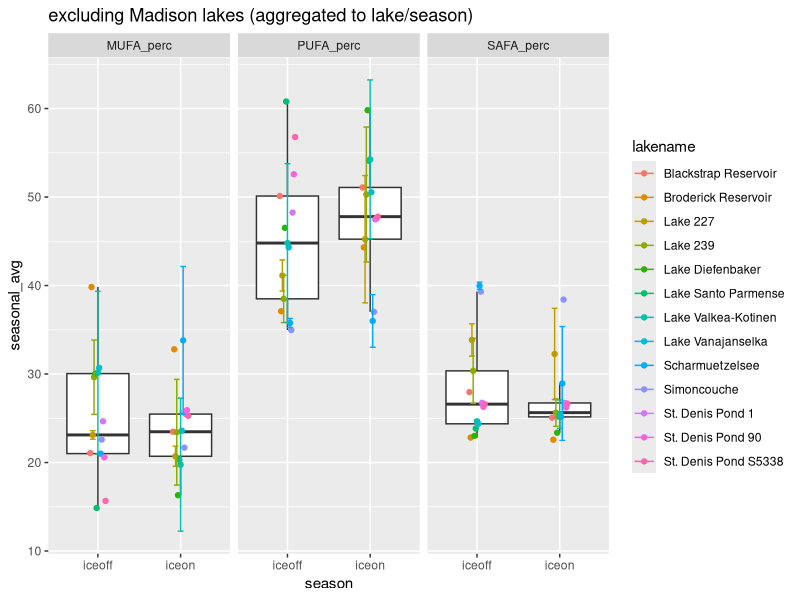
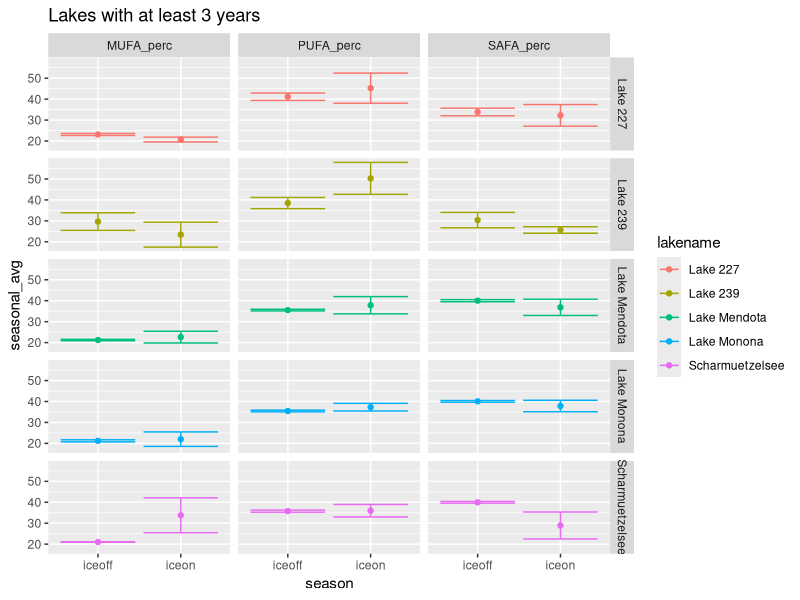
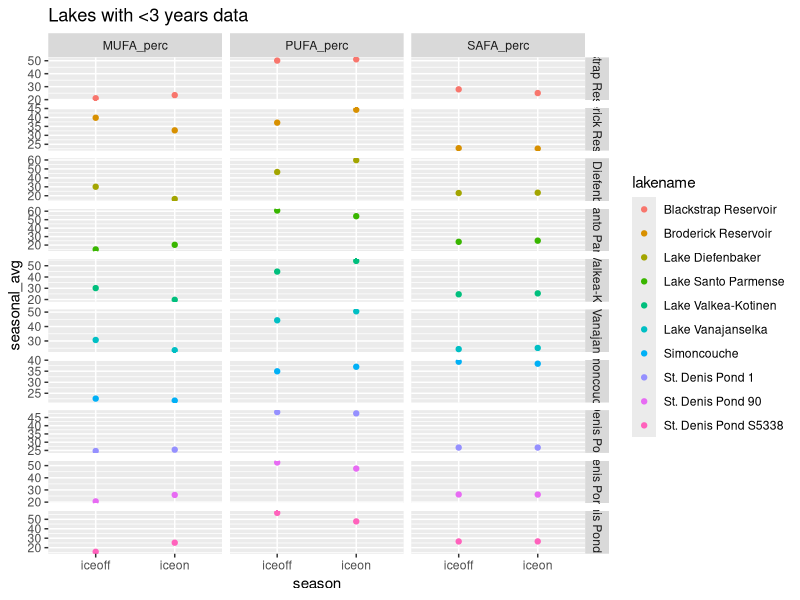
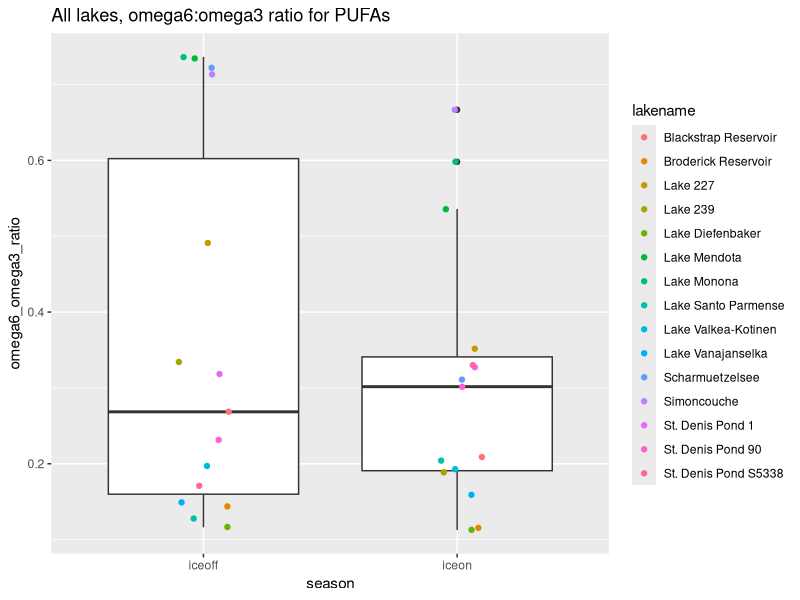
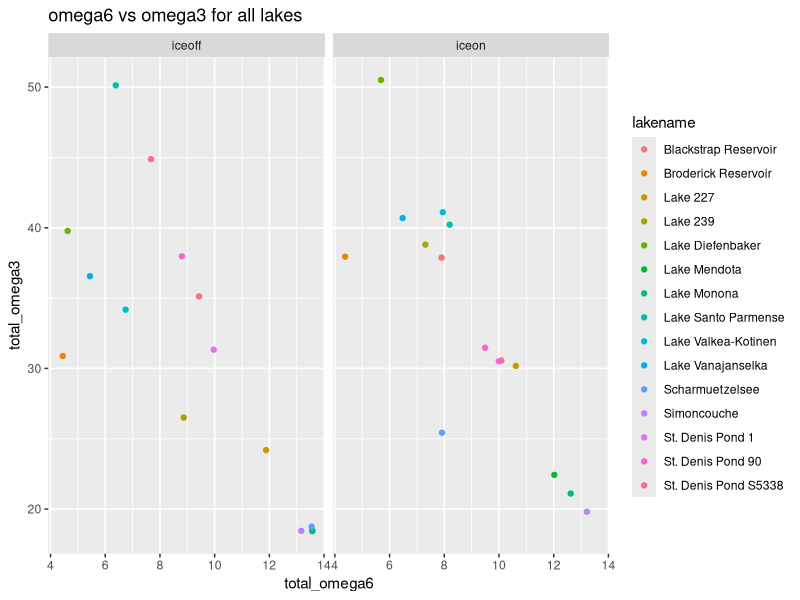
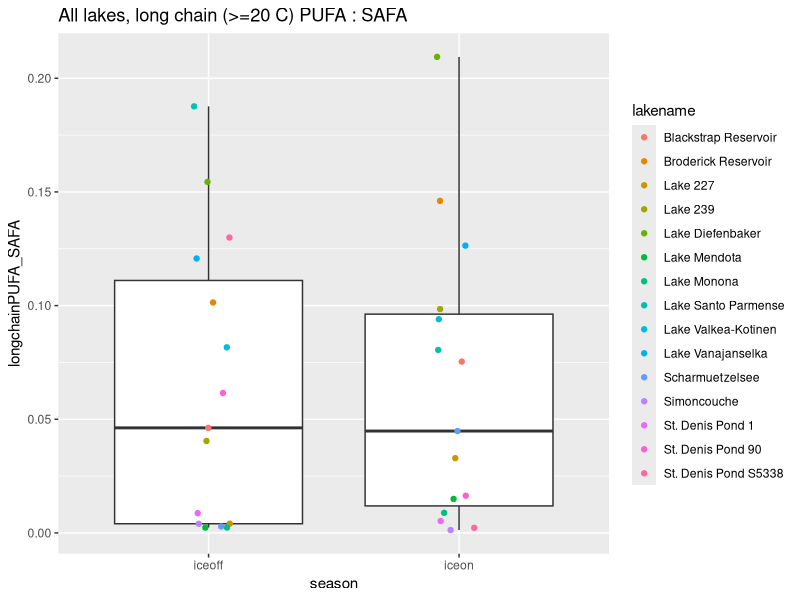
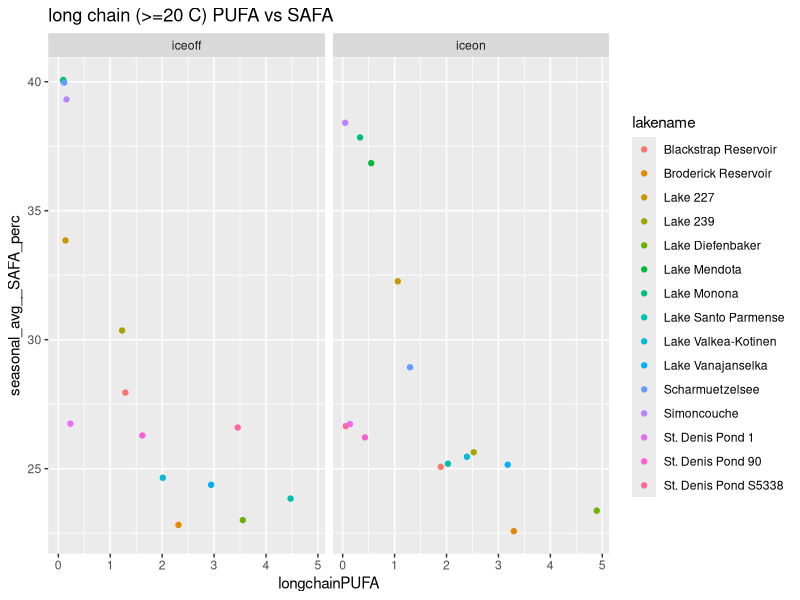
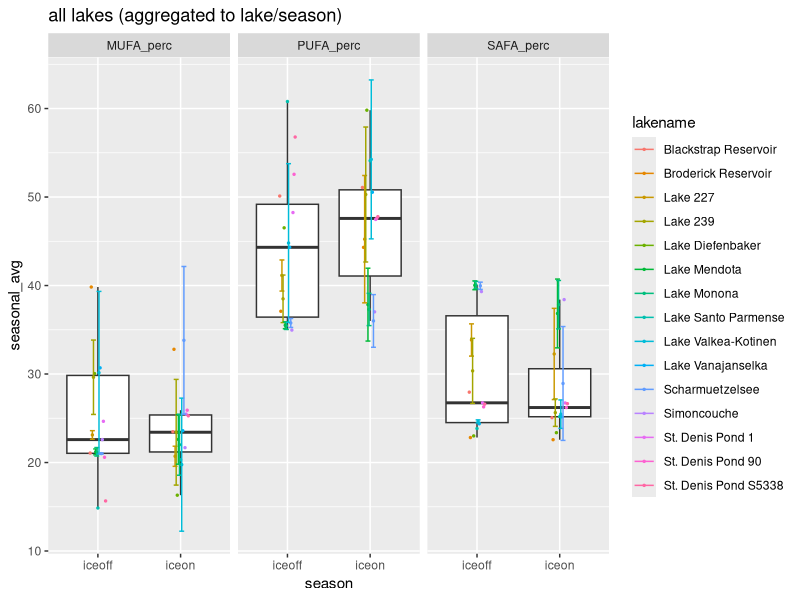

The R script that drew these images, in order:
# Script to look at fatty acids profile under ice vs summer stratification
# uses Hampton et al. ecology under lake ice dataset (ecology letters)
# and Galloway et al PLoS one paper fatty acid dataset

# ----> removes "other" phyto and finds new proportions

#libraries
library(dplyr)
library(reshape2)
library(tidyr)
library(ggplot2)

#===========================================================================
# ----> read in ecology under lake ice dataset and FA dataset
#===========================================================================

euli_orig <- read.csv("../Data/under_ice_data.csv", stringsAsFactors = FALSE)

fa_orig <- read.csv("../Data/PLoS_supp/S1_Dataset.csv", stringsAsFactors = FALSE)

#===========================================================================
# ----> wrangle ice phyto data
#===========================================================================

euli <- euli_orig %>% 
  #keep only columns of potential interest
  select(year, season, researcher, lakename, stationname, poolstation, lakeregloc, lakecountry,
         startday, startmonth, startyear, endday, endmonth, endyear,
         iceduration, fadata, avesecchidepth, avechla, 
         phytomethod, avephytomass, avephytocount,
         propchloro, propcrypto, propcyano, propdiatom, propdiatom, propotherphyto) %>% 
  #only interested when *not* all NA for phyto props
  filter(!(is.na(propchloro) & is.na(propcrypto) & is.na(propcyano) & 
           is.na(propdiatom) & is.na(propdiatom) & is.na(propotherphyto)))

#some lakes have multiple stations within lake
euli %>% 
  group_by(lakename) %>% 
  summarize(n = n_distinct(stationname)) %>% 
  filter(n > 1) %>% 
  as.data.frame()
#               lakename n
# 1 Blackstrap Reservoir 2
# 2     Lake Diefenbaker 3

euli %>% 
  group_by(lakename) %>% 
  summarize(n = n_distinct(poolstation)) %>% 
  as.data.frame() %>% 
  filter(n > 1)

#1:1 match lakename:poolstation
# filter(euli, lakename %in% c("Blackstrap Reservoir", "Lake Diefenbaker")) %>% select(lakename, stationname, poolstation)

#aggregate to lake/poolstation
euli_lakes_phytos <- euli %>% 
  #start by looking just at pytos, can circle back to incorporate snow/ice/secchi etc.
  select(year, season, lakename, poolstation, 
         propchloro, propcrypto, propcyano, propdiatom, propotherphyto) %>% 
  #group and aggregate
  group_by(lakename, poolstation, year, season) %>% 
  summarize(prop_chloro = mean(propchloro, na.rm = TRUE),
            prop_crypto = mean(propcrypto, na.rm = TRUE),
            prop_cyano = mean(propcyano, na.rm = TRUE),
            prop_diatom = mean(propdiatom, na.rm = TRUE),
            prop_other = mean(propotherphyto, na.rm = TRUE)) %>% 
  ungroup() %>% 
  as.data.frame()
  
summary(euli_lakes_phytos) #40 NA in crypto
str(euli_lakes_phytos) #205

#going to start by using only lakes with *NO NAs* for phytos
euli_phytos_complete <- euli_lakes_phytos %>% 
  filter(!(is.na(prop_chloro) | is.na(prop_crypto) | is.na(prop_cyano) | 
             is.na(prop_diatom) | is.na(prop_other)))
#158 obvs - only "complete" phyto profiles

#24 lakes in total
unique(euli_phytos_complete$lakename) 

#what's the temporal coverage?
#only want ones with matching iceon/iceoff
euli_phytos_complete %>% 
  group_by(lakename) %>% 
  summarize(seasons = n_distinct(season)) %>% 
  as.data.frame() %>% 
  arrange(seasons)

#identity lakes with both seasons per year
multi_seasons <- euli_phytos_complete %>% 
  group_by(lakename, year) %>% 
  summarize(seasons = n_distinct(season)) %>% 
  as.data.frame() %>% 
  arrange(seasons) %>% 
  filter(seasons > 1) %>% 
  mutate(lakeyear = paste(lakename, year, sep = "_"))

#keep only those lake/year/seasons
euli_phytos_complete_matching <- euli_phytos_complete %>% 
  mutate(lakeyear = paste(lakename, year, sep = "_")) %>% 
  filter(lakeyear %in% multi_seasons$lakeyear)

#make sure 1:1 match (i.e., iceon/iceoff in single year for lake - no missing pairs singles)
# euli_phytos_complete_matching %>% 
#   group_by(lakename, year) %>% 
#   summarize(n = n_distinct(season)) %>% 
#   filter(n != 2)
#correct

# filter(euli_phytos_complete, lakename == "Saanajarvi")
# filter(euli, lakename == "Saanajarvi")
#yep...being true to the data, we ignore Saanajarvi
#I think it's actually a goof in the euli data, 
#but moving forward without it...

#check out remaining
str(euli_phytos_complete_matching)
str(unique(euli_phytos_complete_matching$lakename)) 
#15 lakes

#temporal coverage
lake_years <- euli_phytos_complete_matching %>% 
  group_by(lakename) %>% 
  summarize(yrs = n_distinct(year)) %>% 
  arrange(yrs) %>% 
  as.data.frame()
#                lakename yrs
# 1  Blackstrap Reservoir   1
# 2   Broderick Reservoir   1
# 3      Lake Diefenbaker   1
# 4   Lake Santo Parmense   1
# 5     Lake Vanajanselka   1
# 6           Simoncouche   1
# 7      St. Denis Pond 1   1
# 8     St. Denis Pond 90   1
# 9  St. Denis Pond S5338   1
# 10  Lake Valkea-Kotinen   2
# 11             Lake 227   3
# 12             Lake 239   6
# 13      Scharmuetzelsee   9
# 14          Lake Monona  12
# 15         Lake Mendota  16

#may be interested in lakes with >= 3 years down the road
lake_years_3more <- filter(lake_years, yrs >= 3)

#make long to be equivalent to FA data
phytos_long <- euli_phytos_complete_matching %>% 
  select(-poolstation, -lakeyear) %>% 
  melt(id.vars = c("lakename", "year", "season")) %>% 
  rename(phyto_group = variable, prop = value)

#remove prop from group name
phytos_long$phyto_group <- gsub("prop_", "", phytos_long$phyto_group)

unique(phytos_long$phyto_group)
# "chloro"     "crypto"     "cyano"      "diatom"     "other"

#remove "other" phyto and find new total, then recalculate proportions
phyto_long_no_other <- phytos_long %>% 
  #remove "other" phyto group
  filter(phyto_group != "other") %>% 
  #for each lake/year/season (i.e. time point)
  group_by(lakename, year, season) %>% 
  #find new total proportion
  mutate(new_total = sum(prop),
         #find new proportion for phyto groups
         new_prop = prop/new_total) %>% 
  as.data.frame()

# summary(phyto_long_no_other)
# filter(phyto_long_no_other, new_total < 0.1)
# filter(phytos_long, phyto_group == "other" & prop > 0.5) %>% arrange(prop)

phyto_long_no_other <- phyto_long_no_other %>% 
  select(-prop, -new_total) %>% 
  rename(prop = new_prop)

#===========================================================================
# ----> wrangle FA data
#===========================================================================

fa <- fa_orig %>% 
  #only fresh water
  filter(Salinity == 0) %>% 
  #only proportional data
  filter(Data == "prop") %>% 
  #for now, don't care about experimental info
  select(Group, Class, Order, Genus, species,
         sumSAFA, sumMUFA, sumPUFA,
         c18.2w6, c18.3w6, c18.3w3,
         c18.4w3, c18.5w3, 
         c20.4w6, c20.5w3, c22.6w3)

unique(fa$Group)
# "Cyanobacteria" "Chlorophyta"   "Ochrophyta"    "Cryptophyta"   "Dinophyta"     "Euglenozoa"    "Rhodophyta"  

#crosswalk to match euli to FA
fa_equiv <- fa %>% 
  #crypto, chloro, cyano are direct matches
  mutate(fa_group = ifelse(Group == "Cryptophyta", "crypto", NA),
         fa_group = ifelse(Group == "Chlorophyta", "chloro", fa_group),
         fa_group = ifelse(Group == "Cyanobacteria", "cyano", fa_group),
         #diatoms are everything in these 3 classes in FA data
         fa_group = ifelse(Class %in% c("Bacillariophyceae", "Fragilariophyceae", "Coscinodiscophyceae"),
                           "diatom", fa_group))

# fa_equiv %>% 
#   select(Group, fa_group) %>% 
#   unique()
# 
# fa_equiv %>% 
#   select(Group, Class, fa_group) %>% 
#   unique()
#
# fa_equiv %>% group_by(fa_group) %>% summarize(n = n_distinct(Genus)) %>% as.data.frame()
#   fa_group  n
# 1   chloro 13
# 2   crypto  2
# 3    cyano 22
# 4   diatom  8
# 5     <NA> 11


#===========================================================================
# ----> aggregate FA data
#===========================================================================

#aggregate to level of fa_group (average)

fa_group_avgs <- fa_equiv %>% 
  group_by(fa_group) %>% 
  summarize(grp_avg_sumSAFA = mean(sumSAFA, na.rm = TRUE),
            grp_avg_sumMUFA = mean(sumMUFA, na.rm = TRUE),
            grp_avg_sumPUFA = mean(sumPUFA, na.rm = TRUE),
            grp_avg_c18.2w6 = mean(c18.2w6, na.rm = TRUE),
            grp_avg_c18.3w6 = mean(c18.3w6, na.rm = TRUE),
            grp_avg_c18.3w3 = mean(c18.3w3, na.rm = TRUE),
            grp_avg_c18.4w3 = mean(c18.4w3, na.rm = TRUE),
            grp_avg_c18.5w3 = mean(c18.5w3, na.rm = TRUE),
            grp_avg_c20.4w6 = mean(c20.4w6, na.rm = TRUE),
            grp_avg_c20.5w3 = mean(c20.5w3, na.rm = TRUE),
            grp_avg_c22.6w3 = mean(c22.6w3, na.rm = TRUE)) %>% 
  as.data.frame()

# fa_group_avgs

#===========================================================================
# ----> combine EULI and FA datasets
#===========================================================================

head(phyto_long_no_other) #lake, year, season, group, prop
head(fa_group_avgs) #group, FAs

#combine euli and FA - have group, proportion, and FA data
full_dat <- merge(phyto_long_no_other, fa_group_avgs, 
                  by.x = "phyto_group", by.y = "fa_group", 
                  all.x = TRUE)

# From LTER FA script:
# What we want is "what are the average proportions of SAFA, MUFA, PUFA 
# present in the community, irrespective of total biomass?" 
# (i.e. we know there is higher biomass in summer - the Circus Circus buffet)
# SH: pretty sure that what we want then is:(biomass_dry_weight * sumSAFA)/total dry weight
# This is already a proportion (biomass/total) so can do prop * FA

#weight data accordingly
full_dat_weighted <- full_dat %>% 
  #prop phyto (already biomass/total biomass) * prop FA
  mutate(sumSAFA_prop = grp_avg_sumSAFA * prop,
         sumMUFA_prop = grp_avg_sumMUFA * prop, 
         sumPUFA_prop = grp_avg_sumPUFA * prop,
         prop_c18.2w6 = grp_avg_c18.2w6 * prop,
         prop_c18.3w6 = grp_avg_c18.3w6 * prop,
         prop_c18.3w3 = grp_avg_c18.3w3 * prop,
         prop_c18.4w3 = grp_avg_c18.4w3 * prop,
         prop_c18.5w3 = grp_avg_c18.5w3 * prop,
         prop_c20.4w6 = grp_avg_c20.4w6 * prop,
         prop_c20.5w3 = grp_avg_c20.5w3 * prop,
         prop_c22.6w3 = grp_avg_c22.6w3 * prop) %>% 
  #keep only columns of interest
  #for now, only SAFA, MUFA, PUFA
  select(lakename, year, season, phyto_group, 
         sumSAFA_prop, sumMUFA_prop, sumPUFA_prop,
         prop_c18.2w6,prop_c18.3w6,  prop_c18.3w3,
         prop_c18.4w3, prop_c18.5w3,
         prop_c20.4w6, prop_c20.5w3, 
         prop_c22.6w3)

# full_dat_weighted %>%
#   group_by(lakename, year, season) %>%
#   summarize(totSAFA = sum(sumSAFA_prop, na.rm = TRUE),
#             totMUFA = sum(sumMUFA_prop, na.rm = TRUE),
#             totPUFA = sum(sumPUFA_prop, na.rm = TRUE),
#             total = totSAFA + totMUFA + totPUFA) %>%
#   as.data.frame() %>%
#   summary()


#sum within lake/time point (get community-level FA)
full_dat_weighted_comm <- full_dat_weighted %>% 
  group_by(lakename, year, season) %>% 
  #sum across phyto groups
  summarize(MUFA_perc = sum(sumMUFA_prop, na.rm = TRUE),
            PUFA_perc = sum(sumPUFA_prop, na.rm = TRUE),
            SAFA_perc = sum(sumSAFA_prop, na.rm = TRUE),
            perc_c18.2w6 = sum(prop_c18.2w6, na.rm = TRUE),
            perc_c18.3w6 = sum(prop_c18.3w6, na.rm = TRUE),
            perc_c18.3w3 = sum(prop_c18.3w3, na.rm = TRUE),
            perc_c18.4w3 = sum(prop_c18.4w3, na.rm = TRUE),
            perc_c18.5w3 = sum(prop_c18.5w3, na.rm = TRUE),
            perc_c20.4w6 = sum(prop_c20.4w6, na.rm = TRUE),
            perc_c20.5w3 = sum(prop_c20.5w3, na.rm = TRUE),
            perc_c22.6w3 = sum(prop_c22.6w3, na.rm = TRUE)) %>% 
  as.data.frame()

# full_dat_weighted_comm %>% 
#   mutate(total_FA = MUFA_perc + PUFA_perc + SAFA_perc) %>% 
#   summary()
#like above, ranges from ~97 to 99, good

#this format matches LTER_FA_20180217 
#(detailed look at lakes ME/MO)

head(full_dat_weighted_comm)

#write to csv for use in other scripts
write.csv(full_dat_weighted_comm, "../Data/EULI_lake_year_season_community_FAs.csv", row.names = FALSE)

#make a verion with one point per lake/season (aggregate across years)
#include standard deviation as measure of variance, as well as count
full_dat_weighted_comm_agg <- full_dat_weighted_comm %>% 
  group_by(lakename, season) %>% 
  #using __ so can separate later
  summarize(n_years = n_distinct(year),
            seasonal_avg__MUFA_perc = mean(MUFA_perc, na.rm = TRUE),
            sd__MUFA_perc = sd(MUFA_perc, na.rm = TRUE),
            seasonal_avg__PUFA_perc = mean(PUFA_perc, na.rm = TRUE),
            sd__PUFA_perc = sd(PUFA_perc, na.rm = TRUE),
            seasonal_avg__SAFA_perc = mean(SAFA_perc, na.rm = TRUE),
            sd__SAFA_perc = sd(SAFA_perc, na.rm = TRUE),
            
            seasonal_avg__c18.2w6 = mean(perc_c18.2w6, na.rm = TRUE),
            seasonal_avg__c18.3w6 = mean(perc_c18.3w6, na.rm = TRUE),
            seasonal_avg__c18.3w3 = mean(perc_c18.3w3, na.rm = TRUE),
            seasonal_avg__c18.4w3 = mean(perc_c18.4w3, na.rm = TRUE),
            seasonal_avg__c18.5w3 = mean(perc_c18.5w3, na.rm = TRUE),
            seasonal_avg__c20.4w6 = mean(perc_c20.4w6, na.rm = TRUE),
            seasonal_avg__c20.5w3 = mean(perc_c20.5w3, na.rm = TRUE),
            seasonal_avg__c22.6w3 = mean(perc_c22.6w3, na.rm = TRUE),
            
            sd__c18.2w6 = sd(perc_c18.2w6, na.rm = TRUE),
            sd__c18.3w6 = sd(perc_c18.3w6, na.rm = TRUE),
            sd__c18.3w3 = sd(perc_c18.3w3, na.rm = TRUE),
            sd__c18.4w3 = sd(perc_c18.4w3, na.rm = TRUE),
            sd__c18.5w3 = sd(perc_c18.5w3, na.rm = TRUE),
            sd__c20.4w6 = sd(perc_c20.4w6, na.rm = TRUE),
            sd__c20.5w3 = sd(perc_c20.5w3, na.rm = TRUE),
            sd__c22.6w3 = sd(perc_c22.6w3, na.rm = TRUE)) %>% 
  as.data.frame()

# full_dat_weighted_comm_agg %>% 
#   mutate(total_FA = seasonal_avg__MUFA_perc + seasonal_avg__PUFA_perc + seasonal_avg__SAFA_perc) %>% 
#   summary()

head(full_dat_weighted_comm_agg)

write.csv(full_dat_weighted_comm_agg, "../Data/EULI_lake_seasonal_community_FAs.csv", row.names = FALSE)

#===========================================================================
# ----> look at lakes aggregated to seasons across years (MUFA/PUFA/SAFA)
#===========================================================================

#make long
dat_long_seasonal_points <- full_dat_weighted_comm_agg %>% 
  #make long
  melt(id.vars = c("lakename", "season", "n_years")) %>% 
  #split variable column name
  separate(variable, into = c("agg_type", "FA_type"), sep = "__") %>% 
  #make wide so have column for avg and sd
  dcast(lakename + season + n_years + FA_type ~ agg_type, value.var = "value")
  
# ----> plot for all lakes
jpeg("../Figures/euli_lakes_seasonal.jpeg", width = 5, height = 4, units = "in", res = 300)
ggplot(filter(dat_long_seasonal_points, FA_type %in% c("MUFA_perc", "PUFA_perc", "SAFA_perc")),
              aes(season, seasonal_avg)) +
  geom_boxplot(outlier.shape = NA) +
  geom_point(aes(group = lakename, color = lakename), position = position_dodge(width = 0.2), size = 0.5) +
  geom_errorbar(aes(x = season, ymin = seasonal_avg - sd, ymax = seasonal_avg + sd,
                    color = lakename, 
                    group = lakename),
                position = position_dodge(width = 0.2)) +
  facet_wrap(~FA_type) +
  ggtitle("all lakes (aggregated to lake/season)")
dev.off()

#anova for all lakes, aggregate to one point per lake/season across years
mufa3 <- aov(seasonal_avg ~ season, dat = filter(dat_long_seasonal_points, FA_type == "MUFA_perc"))
summary(mufa3) #p=0.769

pufa3 <- aov(seasonal_avg ~ season, dat = filter(dat_long_seasonal_points, FA_type == "PUFA_perc"))
summary(pufa3) #p=0.377

safa3 <- aov(seasonal_avg ~ season, dat = filter(dat_long_seasonal_points, FA_type == "SAFA_perc"))
summary(safa3) #p=0.486
#none signif

# ----> ignore mendota/monona
ggplot(filter(dat_long_seasonal_points, 
              FA_type %in% c("MUFA_perc", "PUFA_perc", "SAFA_perc") &
                !(lakename %in% c("Lake Mendota", "Lake Monona"))), 
              aes(season, seasonal_avg)) +
  geom_boxplot(outlier.shape = NA) +
  geom_point(aes(color = lakename, group = lakename), position = position_dodge(width = 0.2)) +
  geom_errorbar(aes(x = season, ymin = seasonal_avg - sd, ymax = seasonal_avg + sd,
                    color = lakename, group = lakename),
                position = position_dodge(width = 0.2)) +
  facet_wrap(~FA_type) +
  ggtitle("excluding Madison lakes (aggregated to lake/season)")

#anovas
mufa4 <- aov(seasonal_avg ~ season, dat = filter(dat_long_seasonal_points, FA_type == "MUFA_perc" & 
                                              !(lakename %in% c("Lake Mendota", "Lake Monona"))))
summary(mufa4) #p=0.713

pufa4 <- aov(seasonal_avg ~ season, dat = filter(dat_long_seasonal_points, FA_type == "PUFA_perc" &
                                              !(lakename %in% c("Lake Mendota", "Lake Monona"))))
summary(pufa4) #p=0.377

safa4 <- aov(seasonal_avg ~ season, dat = filter(dat_long_seasonal_points, FA_type == "SAFA_perc" &
                                              !(lakename %in% c("Lake Mendota", "Lake Monona"))))
summary(safa4) #p=0.491
#none signif


# ----> lakes with >3 years matching
ggplot(filter(dat_long_seasonal_points, 
              FA_type %in% c("MUFA_perc", "PUFA_perc", "SAFA_perc") &
              lakename %in% lake_years_3more$lakename), 
       aes(season, seasonal_avg)) +
  geom_point(aes(color = lakename, group = lakename), position = position_dodge(width = 0.2)) +
  geom_errorbar(aes(x = season, ymin = seasonal_avg - sd, ymax = seasonal_avg + sd,
                    color = lakename, group = lakename),
                position = position_dodge(width = 0.2)) +
  facet_grid(lakename~FA_type) +
  ggtitle("Lakes with at least 3 years")
#not seeing really consistent trends
#maaaaybe SAFA higher in winter, PUFA higher in summer
#but not to level of significance


# ----> just the <3 years lakes
ggplot(filter(dat_long_seasonal_points, 
              FA_type %in% c("MUFA_perc", "PUFA_perc", "SAFA_perc") &
                !(lakename %in% lake_years_3more$lakename)), 
       aes(season, seasonal_avg)) +
  geom_point(aes(color = lakename, group = lakename), position = position_dodge(width = 0.2)) +
  facet_grid(lakename~FA_type, scales = "free") +
  ggtitle("Lakes with <3 years data")
#not seeing consistent trends
#but removing "other" category fixed issue with all going up or down
#between seasons (other category large % for some lakes)

#===========================================================================
# ----> lakes aggregated to seasons across years (C omegas)
#===========================================================================

head(full_dat_weighted_comm_agg)
summary(dat_long_seasonal_points)

#per AG: look at ratio of omega 6 to omega 3 PUFAs
#per MM: look at long chain C PUFAs:SAFA ratio
#(AG defines long chain as 20+ C, so here 20 and 22 Cs)

#unique(dat_long_seasonal_points$FA_type)
# "c18.2w6"   "c18.3w3"   "c18.3w6"   "c18.4w3"   "c18.5w3"   "c20.4w6"   "c20.5w3"   "c22.6w3" 


#find omega and long/short chain totals
dat_seasonal_C <- full_dat_weighted_comm_agg %>% 
  #total omega 3 prop of PUFAs
  mutate(total_omega3 = seasonal_avg__c18.3w3 + 
                        seasonal_avg__c18.4w3 + 
                        seasonal_avg__c18.5w3 + 
                        seasonal_avg__c20.5w3 + 
                        seasonal_avg__c22.6w3,
         #total omega 6 prop of PUFAs
         total_omega6 = seasonal_avg__c18.2w6 + 
                        seasonal_avg__c18.3w6 + 
                        seasonal_avg__c20.4w6,
         #total short chain PUFAs (<20 C)
         total_short_chain = seasonal_avg__c18.2w6 +
                       seasonal_avg__c18.3w6 +
                       seasonal_avg__c18.3w3 +
                       seasonal_avg__c18.4w3 +
                       seasonal_avg__c18.5w3,
         #total long chain PUFAs (AG defined as >= 20 C)
         total_long_chain = seasonal_avg__c20.4w6 +
                       seasonal_avg__c20.5w3 +
                       seasonal_avg__c22.6w3)

#find omega6:omega3 for PUFAs and long chain PUFAs:SAFA
dat_seasonal_C_ratios <- dat_seasonal_C %>% 
  mutate(omega6_omega3_ratio = total_omega6/total_omega3,
         #may want just long chain PUFA down the road (%)
         longchainPUFA = (total_long_chain * seasonal_avg__PUFA_perc)/100,
         #total long chain is % of PUFAs that are long chain
         #divide by PUFAs prop to get ratio with SAFA
         #(i.e., proportion of ALL FATTY ACIDS that are long chain PUFAs compared to SAFA prop)
         longchainPUFA_SAFA = longchainPUFA/ seasonal_avg__SAFA_perc)

# ----> omega6:omega3 of PUFAs
ggplot(dat_seasonal_C_ratios, aes(season, omega6_omega3_ratio)) +
  geom_boxplot() +
  geom_jitter(aes(color = lakename), width = 0.1) +
  ggtitle("All lakes, omega6:omega3 ratio for PUFAs")

mod1 <- aov(omega6_omega3_ratio ~ season, dat = dat_seasonal_C_ratios)
summary(mod1) #p=0.47

ggplot(dat_seasonal_C_ratios, aes(total_omega6, total_omega3)) +
  geom_point(aes(color = lakename)) +
  #geom_smooth() +
  facet_wrap(~season) +
  ggtitle("omega6 vs omega3 for all lakes")
#no surprises here

  
# ----> long chain PUFA:SAFA
ggplot(dat_seasonal_C_ratios, aes(season, longchainPUFA_SAFA)) +
  geom_boxplot() +
  geom_jitter(aes(color = lakename), width = 0.1) +
  ggtitle("All lakes, long chain (>=20 C) PUFA : SAFA")

mod2 <- aov(longchainPUFA_SAFA ~ season, dat = dat_seasonal_C_ratios)
summary(mod2) #p=0.98
  
ggplot(dat_seasonal_C_ratios, 
       aes(longchainPUFA, seasonal_avg__SAFA_perc)) +
  geom_point(aes(color = lakename)) +
  #geom_smooth(method = "lm") +
  facet_wrap(~season) +
  ggtitle("long chain (>=20 C) PUFA vs SAFA")
